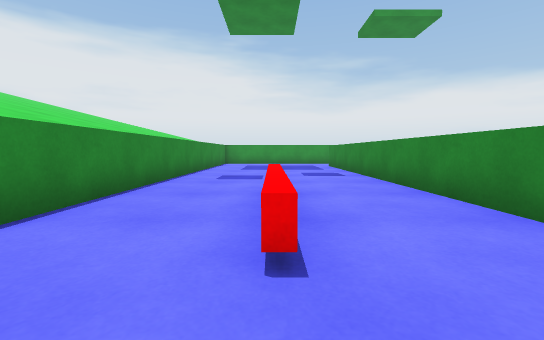
[1] (above)

13 first-person views from a walk through a scene from a Unity 3-D project. The camera is 0.68 m above the floor, tilts 4° down and sees 90° across. The floor is counted in squares, 1 m on a side. Each view is taken from the middle of a square. On the plan, view 1 faces up. The plan holds only what a view shows up to about 9 squares ahead; the rest is blank. The place goes on beyond the plan. The player is left out.

[2]
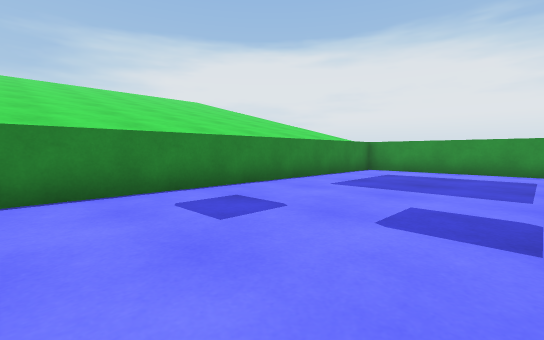

[3]
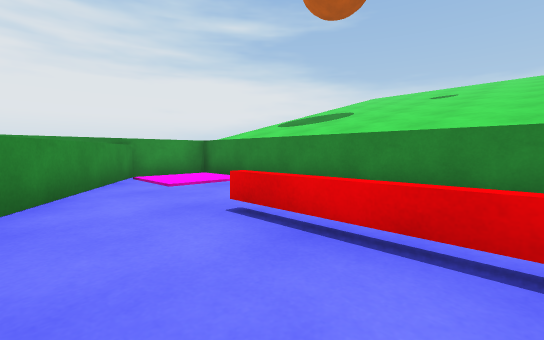

[4]
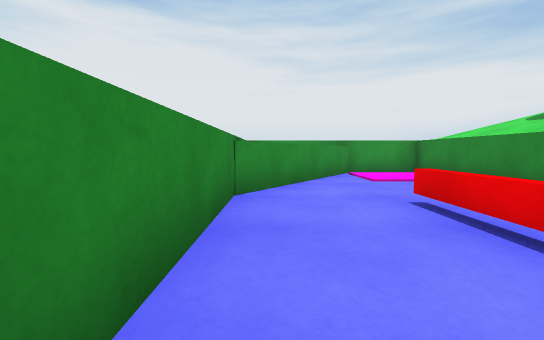

[5]
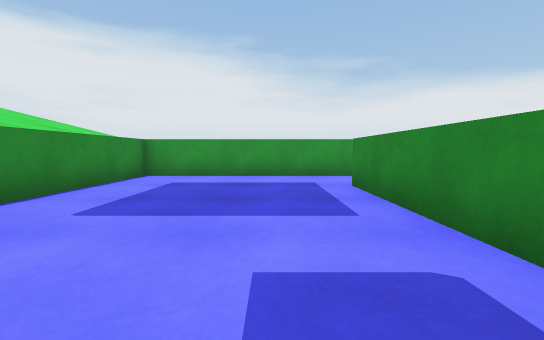

[6]
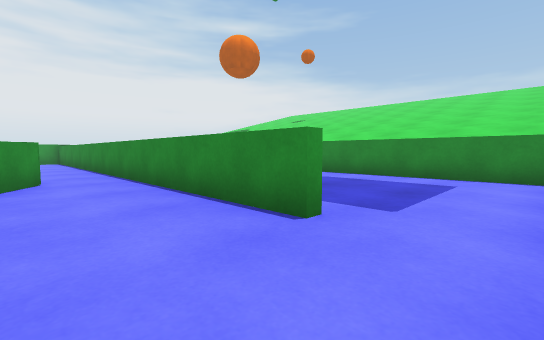

[7]
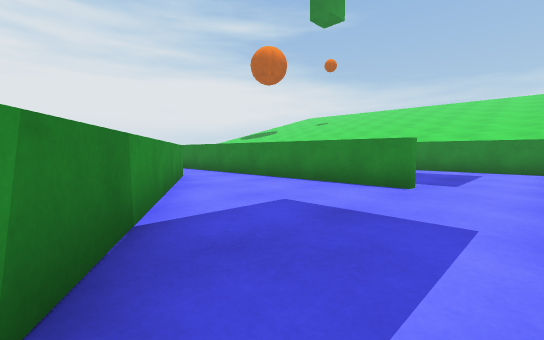

[8]
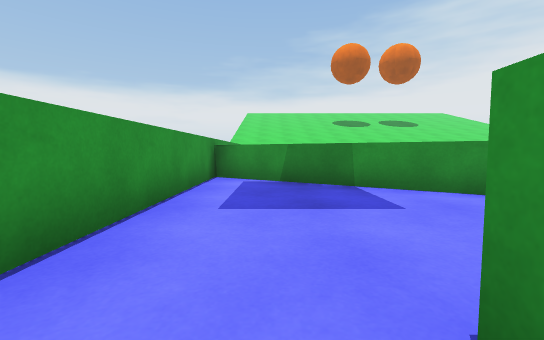

[9]
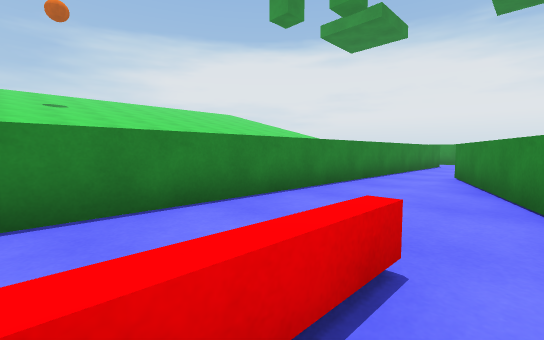

[10]
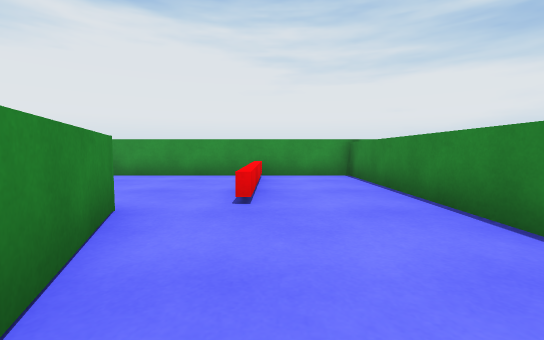

[11]
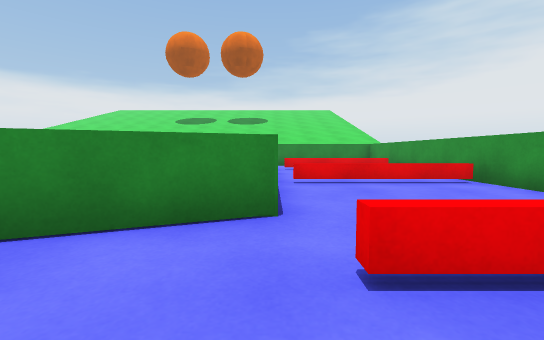

[12]
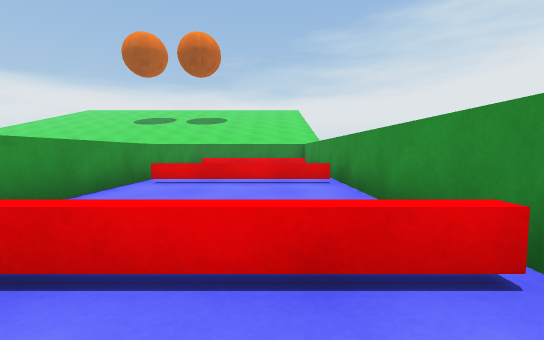

[13]
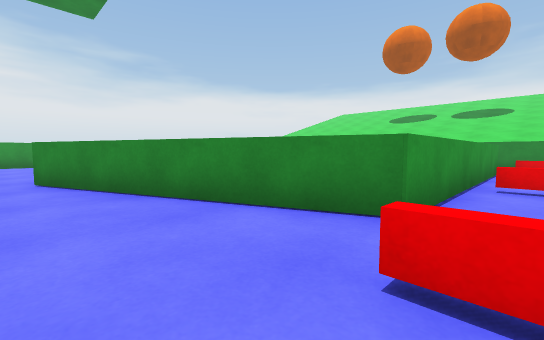

### Floor plan
Key: @ floor where view 1 was taken; # wall or solid block; x gap in a wall; . main floor; : floor 0.05 m higher than the main floor; = window, fence, low wall or low ledge; ^ raised ledge.
Columns run from 3 left of view 1 to 12 right of it. Each row starts with its distance up from view 1.
 15 ^##############
 14 ^...........^
 13 ^..........##
 12 ^.....#....#
 11 ^.....#...#
 10 ^.....#...#
  9 ^.....#..#
  8 ^.....#.#
  7 ^.....#.^
  6 ^.....#.^
  5 ^..=..#.##
  4 ^..=..#..#
  3 ^..=..#..^
  2 ^..=..#...#
  1 ^.....#...^^^^^^
  0 ^..@.##.=....=.
 -1 ^...###.=....=.
 -2 ^::.^ #.=....=.
 -3 ^::^  #.=....x.
 -4 ^###############

Positions as (right, up) in squares from view 1, and headings:
1: (0, 0), facing up
2: (2, 5), facing up-left
3: (2, 4), facing down-left
4: (2, 5), facing down
5: (1, 7), facing up
6: (5, 14), facing down-left
7: (8, 14), facing down-left
8: (2, 13), facing right
9: (6, -1), facing up-left
10: (5, 4), facing down
11: (4, 1), facing right
12: (4, -2), facing right
13: (4, 0), facing up-right
